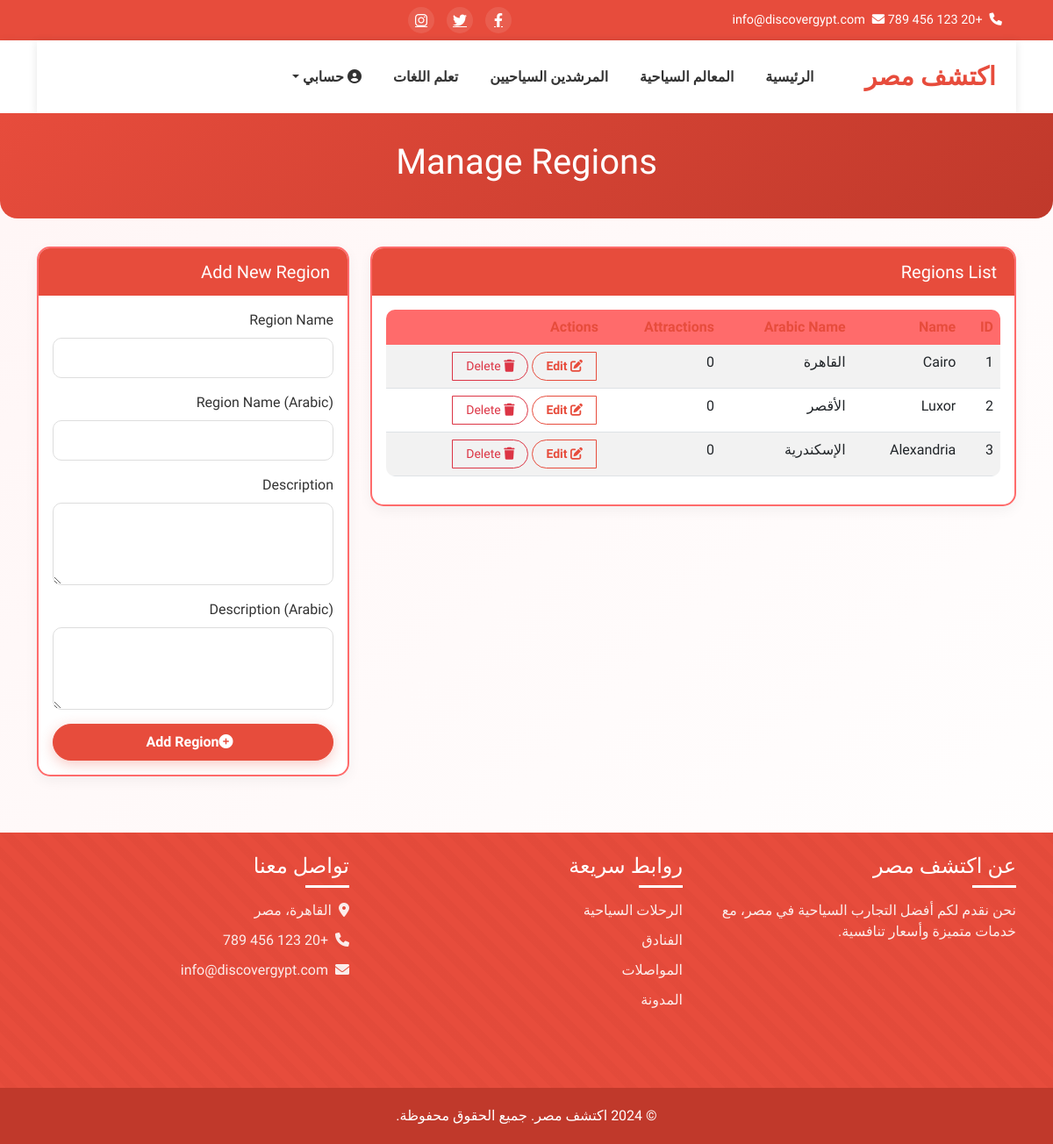
/admin/regions (signed in), run on an earlier commit of the app's database.
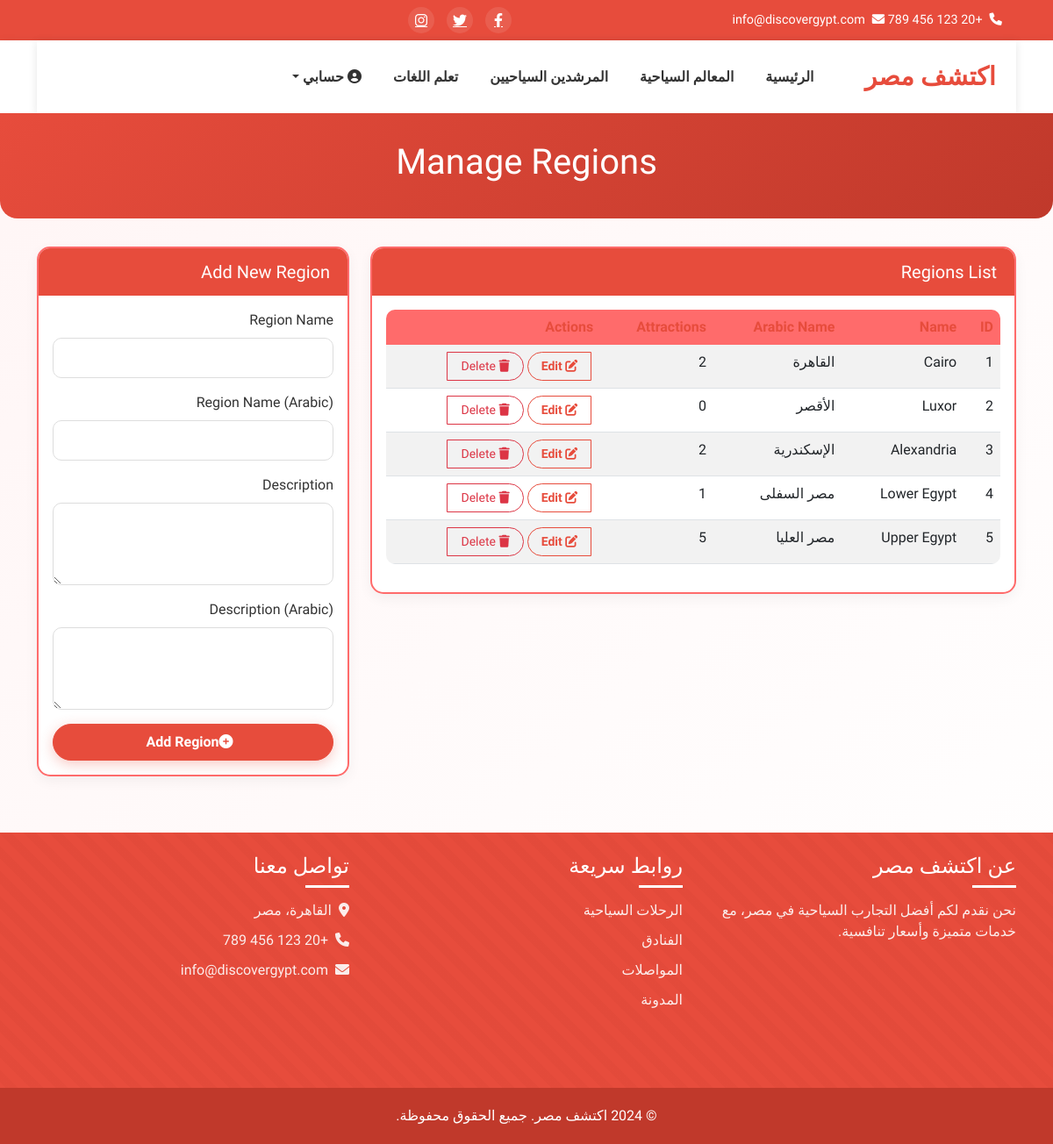
And on a later commit of the database.
### models.py (models this page shows)
class Region(db.Model):
    id = db.Column(db.Integer, primary_key=True)
    name = db.Column(db.String(100), nullable=False)
    name_ar = db.Column(db.String(100), nullable=True)
    description = db.Column(db.Text, nullable=True)
    description_ar = db.Column(db.Text, nullable=True)
    attractions = db.relationship('Attraction', backref='region', lazy='dynamic')

### routes.py (the view, shortened to what this page needs)
@main.route('/admin/regions', methods=['GET', 'POST'])
@login_required
def admin_regions():
    if not current_user.is_admin:
        flash('You do not have permission to access this page.', 'danger')
        return redirect(url_for('main.index'))
    regions = Region.query.all()
    return render_template('admin/regions.html',
                          title='Manage Regions',
                          regions=regions)

### forms.py
class SearchForm(FlaskForm):
    q = StringField('Search', validators=[DataRequired()])
    submit = SubmitField('Search')

### routes.py (called while the page is built)
def get_locale():
    if 'language' in session:
        return session['language']
    return 'en'

@main.before_app_request
def before_request():
    g.locale = str(get_locale())
    g.search_form = SearchForm()
    g.count_reviews_by_rating = count_reviews_by_rating

### templates/admin/regions.html (shortened to what the changed rows need)
<!DOCTYPE html>
<html lang="en" dir="rtl">
<head>
    <link href="https://cdn.jsdelivr.net/npm/bootstrap@5.2.3/dist/css/bootstrap.min.css" rel="stylesheet">
    <link href="https://cdnjs.cloudflare.com/ajax/libs/font-awesome/6.0.0/css/all.min.css" rel="stylesheet">
</head>
<body>
    <div class="page-header fade-in">
        <div class="container">
            <h1 class="text-center">{{ _('Manage Regions') }}</h1>
        </div>
    </div>
    <div class="container mt-4">
        <div class="row mt-4 slide-up">
            <div class="col-md-8">
                <div class="card">
                    <div class="card-body">
                        <div class="table-responsive">
                            <table class="table table-striped">
                                <thead>
                                    <tr>
                                        <th>{{ _('ID') }}</th>
                                        <th>{{ _('Name') }}</th>
                                        <th>{{ _('Arabic Name') }}</th>
                                        <th>{{ _('Attractions') }}</th>
                                        <th>{{ _('Actions') }}</th>
                                    </tr>
                                </thead>
                                <tbody>
                                    {% for region in regions %}
                                    <tr>
                                        <td>{{ region.id }}</td>
                                        <td>{{ region.name }}</td>
                                        <td>{{ region.name_ar }}</td>
                                        <td>{{ region.attractions.count() }}</td>
                                        <td>
                                            <div class="btn-group" role="group">
                                                <button type="button" class="btn btn-sm btn-outline-primary"><i class="fas fa-edit"></i> {{ _('Edit') }}</button>
                                                <button type="button" class="btn btn-sm btn-outline-danger"><i class="fas fa-trash"></i> {{ _('Delete') }}</button>
                                            </div>
                                        </td>
                                    </tr>
                                    {% endfor %}
                                </tbody>
                            </table>
                        </div>
                    </div>
                </div>
            </div>
        </div>
    </div>
</body>
</html>

What changed in the data, as far as the page shows it:
computed for Region "Cairo": attractions.count "0" → "2"
computed for Region "Alexandria": attractions.count "0" → "2"
added Region: id "4", name "Lower Egypt", name_ar "مصر السفلى", attractions.count "1"
added Region: id "5", name "Upper Egypt", name_ar "مصر العليا", attractions.count "5"
